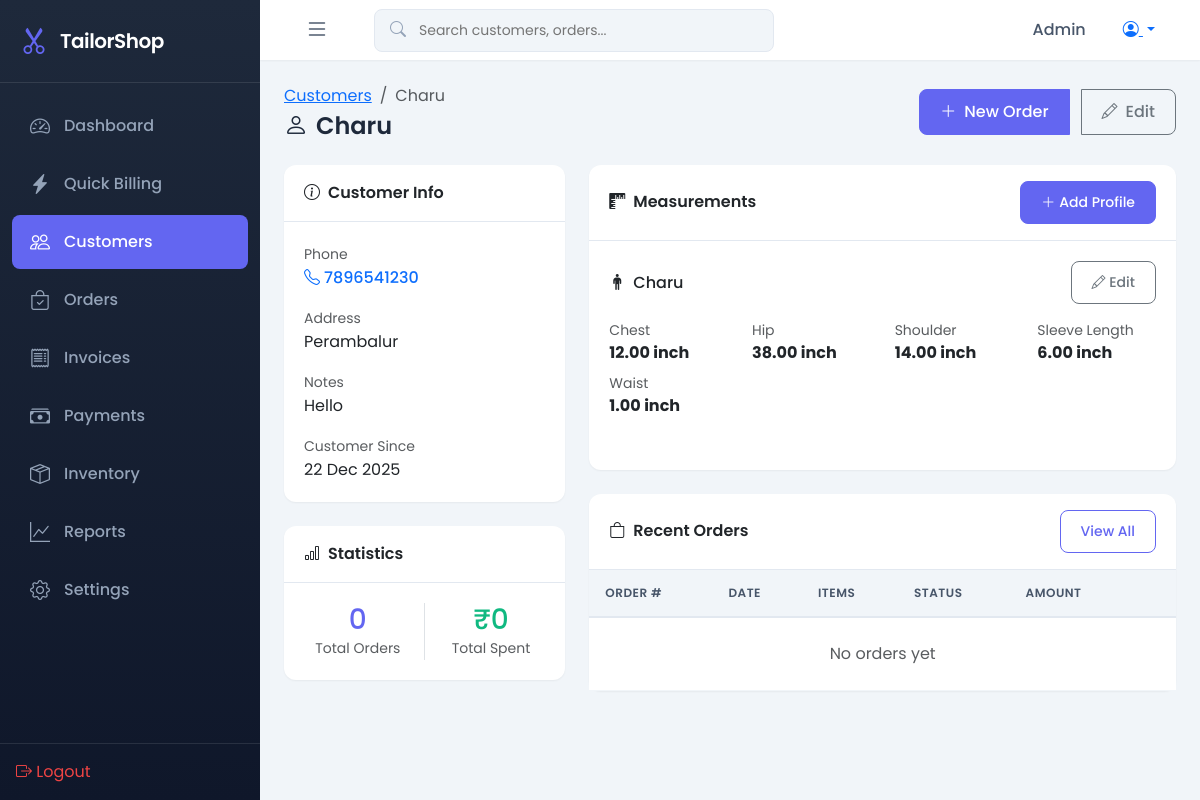
Screenshot of /customers/5/ (signed in) with the database file from the repository.
### shop/models.py (models this page shows, shortened)
class Customer(models.Model):
    name = models.CharField(max_length=100)
    phone = models.CharField(max_length=15, unique=True)
    email = models.EmailField(blank=True, null=True)
    address = models.TextField(blank=True, null=True)
    notes = models.TextField(blank=True, null=True)
    created_at = models.DateTimeField(auto_now_add=True)
    updated_at = models.DateTimeField(auto_now=True)
    class Meta:
        ordering = ['-created_at']

class MeasurementProfile(models.Model):
    customer = models.ForeignKey(Customer, on_delete=models.CASCADE, related_name='measurement_profiles')
    profile_name = models.CharField(max_length=50, default='Default')
    is_active = models.BooleanField(default=True)
    created_at = models.DateTimeField(auto_now_add=True)
    updated_at = models.DateTimeField(auto_now=True)
    class Meta:
        unique_together = ['customer', 'profile_name']

class Measurement(models.Model):
    UNIT_CHOICES = [
        ('cm', 'Centimeters'),
        ('inch', 'Inches'),
    ]
    MEASUREMENT_KEYS = [
        ('chest', 'Chest'),
        ('waist', 'Waist'),
        ('hip', 'Hip'),
        ('shoulder', 'Shoulder'),
        ('sleeve_length', 'Sleeve Length'),
        ('arm_hole', 'Arm Hole'),
        ('neck', 'Neck'),
        ('shirt_length', 'Shirt Length'),
        ('pant_length', 'Pant Length'),
        ('inseam', 'Inseam'),
        ('thigh', 'Thigh'),
        ('knee', 'Knee'),
        ('bottom', 'Bottom'),
        ('cuff', 'Cuff'),
        ('back_length', 'Back Length'),
        ('front_length', 'Front Length'),
        ('blouse_length', 'Blouse Length'),
        ('bust', 'Bust'),
        ('underbust', 'Under Bust'),
        ('custom', 'Custom'),
    ]
    profile = models.ForeignKey(MeasurementProfile, on_delete=models.CASCADE, related_name='measurements')
    measurement_key = models.CharField(max_length=50, choices=MEASUREMENT_KEYS)
    custom_key = models.CharField(max_length=50, blank=True, null=True)
    measurement_value = models.DecimalField(max_digits=5, decimal_places=2, validators=[MinValueValidator(0)])
    unit = models.CharField(max_length=10, choices=UNIT_CHOICES, default='inch')
    class Meta:
        ordering = ['measurement_key']

### shop/views.py (the view)
# urls.py: path('customers/<int:pk>/', views.customer_detail, name='customer_detail'),
@login_required
def customer_detail(request, pk):
    customer = get_object_or_404(Customer, pk=pk)
    orders = customer.orders.all()[:10]
    profiles = customer.measurement_profiles.filter(is_active=True)
    total_orders = customer.orders.count()
    total_spent = Invoice.objects.filter(
        order__customer=customer
    ).aggregate(total=Sum('total'))['total'] or Decimal('0.00')
    context = {
        'customer': customer,
        'orders': orders,
        'profiles': profiles,
        'total_orders': total_orders,
        'total_spent': total_spent,
    }
    return render(request, 'shop/customer_detail.html', context)

### templates/shop/customer_detail.html (shortened to what this page needs)
{% extends 'base.html' %}
{% load humanize %}
{% block content %}
<div class="page-header">
    <div>
        <nav aria-label="breadcrumb">
            <ol class="breadcrumb mb-1">
                <li class="breadcrumb-item"><a href="{% url 'customer_list' %}">Customers</a></li>
                <li class="breadcrumb-item active">{{ customer.name }}</li>
            </ol>
        </nav>
        <h1><i class="bi bi-person me-2"></i>{{ customer.name }}</h1>
    </div>
    <div class="btn-group">
        <a href="{% url 'order_add' %}?customer={{ customer.pk }}" class="btn btn-primary">
            <i class="bi bi-plus-lg me-2"></i>New Order
        </a>
        <a href="{% url 'customer_edit' customer.pk %}" class="btn btn-outline-secondary">
            <i class="bi bi-pencil me-2"></i>Edit
        </a>
    </div>
</div>
<div class="row g-4">
    <div class="col-lg-4">
        <div class="card mb-4">
            <div class="card-header">
                <i class="bi bi-info-circle me-2"></i>Customer Info
            </div>
            <div class="card-body">
                <div class="mb-3">
                    <label class="text-muted small">Phone</label>
                    <div class="fw-500">
                        <a href="tel:{{ customer.phone }}" class="text-decoration-none">
                            <i class="bi bi-telephone me-1"></i>{{ customer.phone }}
                        </a>
                    </div>
                </div>
                {% if customer.address %}
                <div class="mb-3">
                    <label class="text-muted small">Address</label>
                    <div>{{ customer.address }}</div>
                </div>
                {% endif %}
                {% if customer.notes %}
                <div class="mb-3">
                    <label class="text-muted small">Notes</label>
                    <div>{{ customer.notes }}</div>
                </div>
                {% endif %}
                <div class="mb-0">
                    <label class="text-muted small">Customer Since</label>
                    <div>{{ customer.created_at|date:"d M Y" }}</div>
                </div>
            </div>
        </div>
        <div class="card">
            <div class="card-header">
                <i class="bi bi-bar-chart me-2"></i>Statistics
            </div>
            <div class="card-body">
                <div class="row text-center">
                    <div class="col-6 border-end">
                        <div class="h3 mb-0 text-primary">{{ total_orders }}</div>
                        <small class="text-muted">Total Orders</small>
                    </div>
                    <div class="col-6">
                        <div class="h3 mb-0 text-success">₹{{ total_spent|floatformat:0|intcomma }}</div>
                        <small class="text-muted">Total Spent</small>
                    </div>
                </div>
            </div>
        </div>
    </div>
    <div class="col-lg-8">
        <div class="card mb-4">
            <div class="card-header d-flex justify-content-between align-items-center">
                <span><i class="bi bi-rulers me-2"></i>Measurements</span>
                <a href="{% url 'measurement_add' customer.pk %}" class="btn btn-sm btn-primary">
                    <i class="bi bi-plus-lg me-1"></i>Add Profile
                </a>
            </div>
            <div class="card-body">
                {% for profile in profiles %}
                <div class="mb-4 {% if not forloop.last %}pb-4 border-bottom{% endif %}">
                    <div class="d-flex justify-content-between align-items-center mb-3">
                        <h6 class="mb-0">
                            <i class="bi bi-person-standing me-2"></i>{{ profile.profile_name }}
                        </h6>
                        <a href="{% url 'measurement_edit' profile.pk %}" class="btn btn-sm btn-outline-secondary">
                            <i class="bi bi-pencil"></i> Edit
                        </a>
                    </div>
                    <div class="row">
                        {% for m in profile.measurements.all %}
                        <div class="col-6 col-md-4 col-lg-3 mb-2">
                            <small class="text-muted d-block">{{ m.get_measurement_key_display }}</small>
                            <strong>{{ m.measurement_value }} {{ m.unit }}</strong>
                        </div>
                        {% empty %}
                        <div class="col-12">
                            <p class="text-muted mb-0">No measurements recorded</p>
                        </div>
                        {% endfor %}
                    </div>
                </div>
                {% empty %}
                <div class="text-center py-4">
                    <i class="bi bi-rulers display-4 text-muted"></i>
                    <p class="text-muted mt-2">No measurements recorded</p>
                    <a href="{% url 'measurement_add' customer.pk %}" class="btn btn-primary">Add Measurements</a>
                </div>
                {% endfor %}
            </div>
        </div>
        <div class="card">
            <div class="card-header d-flex justify-content-between align-items-center">
                <span><i class="bi bi-bag me-2"></i>Recent Orders</span>
                <a href="{% url 'order_list' %}?customer={{ customer.pk }}" class="btn btn-sm btn-outline-primary">View All</a>
            </div>
            <div class="card-body p-0">
                <div class="table-responsive">
                    <table class="table mb-0">
                        <thead>
                            <tr>
                                <th>Order #</th>
                                <th>Date</th>
                                <th>Items</th>
                                <th>Status</th>
                                <th>Amount</th>
                                <th></th>
                            </tr>
                        </thead>
                        <tbody>
                            {% for order in orders %}
                            <tr>
                                <td><strong>{{ order.order_number }}</strong></td>
                                <td>{{ order.order_date|date:"d M Y" }}</td>
                                <td>{{ order.items.count }} items</td>
                                <td><span class="badge badge-{{ order.status|lower }}">{{ order.get_status_display }}</span></td>
                                <td>₹{{ order.total_amount|floatformat:0|intcomma }}</td>
                                <td>
                                    <a href="{% url 'order_detail' order.pk %}" class="btn btn-sm btn-outline-primary">
                                        <i class="bi bi-eye"></i>
                                    </a>
                                </td>
                            </tr>
                            {% empty %}
                            <tr>
                                <td colspan="6" class="text-center py-4 text-muted">No orders yet</td>
                            </tr>
                            {% endfor %}
                        </tbody>
                    </table>
                </div>
            </div>
        </div>
    </div>
</div>
{% endblock %}

### templates/base.html (shortened to what this page needs)
{% load static %}
<!DOCTYPE html>
<html lang="en">
<head>
    <link href="https://cdn.jsdelivr.net/npm/bootstrap@5.3.2/dist/css/bootstrap.min.css" rel="stylesheet">
    <link href="https://cdn.jsdelivr.net/npm/bootstrap-icons@1.11.1/font/bootstrap-icons.css" rel="stylesheet">
    <link href="{% static 'css/style.css' %}" rel="stylesheet">
</head>
<body>
    {% if user.is_authenticated %}
    <nav class="sidebar" id="sidebar">
        <div class="sidebar-header">
            <i class="bi bi-scissors"></i>
            <span class="brand-text">TailorShop</span>
        </div>
        <ul class="sidebar-nav">
            <li class="nav-item">
                <a href="{% url 'dashboard' %}" class="nav-link {% if request.resolver_match.url_name == 'dashboard' %}active{% endif %}">
                    <i class="bi bi-speedometer2"></i>
                    <span>Dashboard</span>
                </a>
            </li>
            <li class="nav-item">
                <a href="{% url 'quick_billing' %}" class="nav-link {% if 'billing' in request.resolver_match.url_name %}active{% endif %}">
                    <i class="bi bi-lightning-charge-fill"></i>
                    <span>Quick Billing</span>
                </a>
            </li>
            <li class="nav-item">
                <a href="{% url 'customer_list' %}" class="nav-link {% if 'customer' in request.resolver_match.url_name %}active{% endif %}">
                    <i class="bi bi-people"></i>
                    <span>Customers</span>
                </a>
            </li>
            <li class="nav-item">
                <a href="{% url 'order_list' %}" class="nav-link {% if 'order' in request.resolver_match.url_name %}active{% endif %}">
                    <i class="bi bi-bag-check"></i>
                    <span>Orders</span>
                </a>
            </li>
            <li class="nav-item">
                <a href="{% url 'invoice_list' %}" class="nav-link {% if 'invoice' in request.resolver_match.url_name %}active{% endif %}">
                    <i class="bi bi-receipt"></i>
                    <span>Invoices</span>
                </a>
            </li>
            <li class="nav-item">
                <a href="{% url 'payment_list' %}" class="nav-link {% if 'payment' in request.resolver_match.url_name %}active{% endif %}">
                    <i class="bi bi-cash-stack"></i>
                    <span>Payments</span>
                </a>
            </li>
            <li class="nav-item">
                <a href="{% url 'inventory_list' %}" class="nav-link {% if 'inventory' in request.resolver_match.url_name %}active{% endif %}">
                    <i class="bi bi-box-seam"></i>
                    <span>Inventory</span>
                </a>
            </li>
            <li class="nav-item">
                <a href="{% url 'reports' %}" class="nav-link {% if 'report' in request.resolver_match.url_name %}active{% endif %}">
                    <i class="bi bi-graph-up"></i>
                    <span>Reports</span>
                </a>
            </li>
            <li class="nav-item">
                <a href="{% url 'settings' %}" class="nav-link {% if 'settings' in request.resolver_match.url_name %}active{% endif %}">
                    <i class="bi bi-gear"></i>
                    <span>Settings</span>
                </a>
            </li>
        </ul>
        <div class="sidebar-footer">
            <a href="{% url 'logout' %}" class="nav-link text-danger">
                <i class="bi bi-box-arrow-right"></i>
                <span>Logout</span>
            </a>
        </div>
    </nav>
    <main class="main-content">
        <nav class="top-navbar">
            <button class="btn btn-link sidebar-toggle" id="sidebarToggle">
                <i class="bi bi-list"></i>
            </button>
            <div class="search-box d-none d-md-block">
                <i class="bi bi-search"></i>
                <input type="text" placeholder="Search customers, orders..." id="globalSearch">
            </div>
            <div class="navbar-actions">
                <span class="user-name">{{ user.first_name|default:user.username }}</span>
                <div class="dropdown">
                    <button class="btn btn-link dropdown-toggle" data-bs-toggle="dropdown">
                        <i class="bi bi-person-circle"></i>
                    </button>
                </div>
            </div>
        </nav>
        <div class="page-content">
            {% block content %}{% endblock %}
        </div>
    </main>
    {% else %}
    {% block auth_content %}{% endblock %}
    {% endif %}
</body>
</html>

### rows the page displays
Customer: name "Charu", phone "7896541230", address "Perambalur", notes "Hello", created_at "22 Dec 2025"
MeasurementProfile: profile_name "Charu"
Measurement: measurement_key "Chest", measurement_value "12.00", unit "inch"
Measurement: measurement_key "Hip", measurement_value "38.00", unit "inch"
Measurement: measurement_key "Shoulder", measurement_value "14.00", unit "inch"
Measurement: measurement_key "Sleeve Length", measurement_value "6.00", unit "inch"
Measurement: measurement_key "Waist", measurement_value "1.00", unit "inch"

### other values shown
{{ user.first_name|default:user.username }} "Admin"
{{ total_orders }} "0"
{{ total_spent|floatformat:0|intcomma }} "0"
